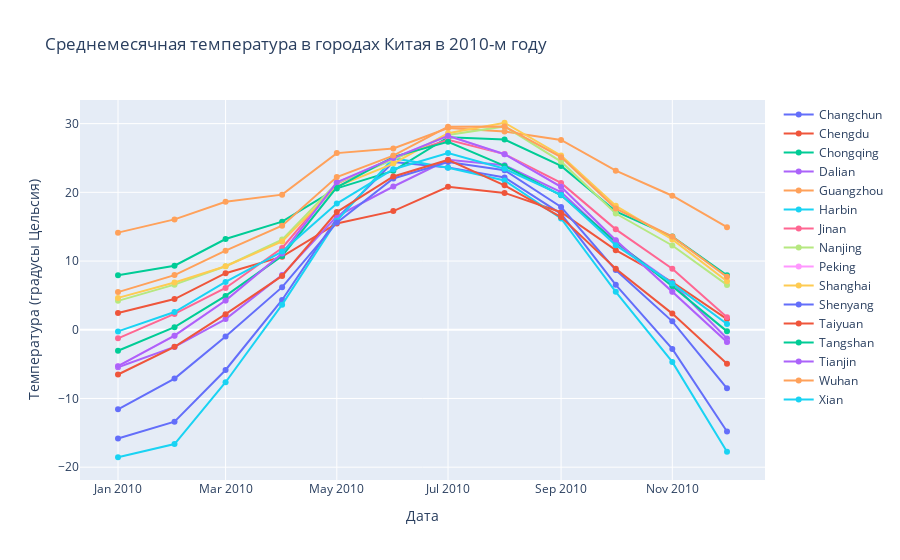

Notebook code cell kept with this figure:
### Markdown cell above
1. Отфильтруйте наблюдения: страна — Китай (China), а дата содержит 2010-й год. Для второй проверки используйте метод `.str.contains()` (применяйте его к колонке для фильтрации, в качестве аргумента передаем интересующую нас подстроку). Сохраните отфильтрованный датасет в переменную `temp_2010_china` (2 балла)
2. Создайте пустой список `traces`. (1 балл)
3. Запустите цикл по уникальным городам датафрема `temp_2010_china` (используйте `.unique()`). Используйте `city` в качестве переменной, изменяемой в цикле. (1 балл)
4. На каждом шаге цикла отфильтруйте из `temp_2010_china` только те наблюдения, которые принадлежат интересующему нас городу `city`. Сохраните в переменную `temp_filtered`. (2 балла)
5. На каждом шаге цикла в переменную `trace` сохраните объект для построения линейного графика: на шкале `x` должны быть даты, на шкале `y` — среднемесячная температура. Параметры `text` и `name` должны отображать название города из переменной `city`. (2 балла)
6. На каждом шаге цикла добавьте в список `traces` данные для построения графика, которые вы собрали в шаге 5. (1 балл)
7. Вне цикла в переменную `layout` сохраните объект, которые задаст заголовок графика (Среднемесячная температура в городах Китая в 2010-м году) и подписи для шкал x (Дата) и y (Температура (градусы Цельсия). (2 балла)
8. Вне цкила создайте объект `Figure` с нужными данными и оформлением и сохраните в переменную `fig`. Отобразите график с помощью `fig.show()` (1 балл)

### Code cell
temp_2010_china = temp[temp['date'].str.contains('2010') & (temp['country'] == 'China')]
traces = []
for city in temp_2010_china['city'].unique():
    temp_filtered = temp_2010_china[temp_2010_china['city'] == city]
    trace = go.Scatter(x = temp_filtered['date'], 
                       y = temp_filtered['avg_temp_c'],
                       text=city,
                       name=city)
    traces.append(trace)
    
layout = go.Layout(title='Среднемесячная температура в городах Китая в 2010-м году', 
                   xaxis={'title':'Дата'},
                   yaxis={'title':'Температура (градусы Цельсия)'})

fig = go.Figure(data=traces, layout=layout)
fig.show()

### Figure 1 — Plotly figure (JSON) as saved in the notebook; plotly's stock layout.template omitted (floating-point values rounded to 4 significant figures)
{"data": [{"name": "Changchun", "text": "Changchun", "type": "scatter", "x": ["2010-01-01", "2010-02-01", "2010-03-01", "2010-04-01", "2010-05-01", "2010-06-01", "2010-07-01", "2010-08-01", "2010-09-01", "2010-10-01", "2010-11-01", "2010-12-01"], "y": [-15.83, -13.38, -5.852, 4.335, 16.21, 24.42, 23.63, 22.17, 16.87, 6.539, -2.795, -14.81]}, {"name": "Chengdu", "text": "Chengdu", "type": "scatter", "x": ["2010-01-01", "2010-02-01", "2010-03-01", "2010-04-01", "2010-05-01", "2010-06-01", "2010-07-01", "2010-08-01", "2010-09-01", "2010-10-01", "2010-11-01", "2010-12-01"], "y": [2.434, 4.473, 8.233, 10.64, 15.48, 17.27, 20.8, 19.92, 17.1, 11.58, 6.951, 1.55]}, {"name": "Chongqing", "text": "Chongqing", "type": "scatter", "x": ["2010-01-01", "2010-02-01", "2010-03-01", "2010-04-01", "2010-05-01", "2010-06-01", "2010-07-01", "2010-08-01", "2010-09-01", "2010-10-01", "2010-11-01", "2010-12-01"], "y": [7.921, 9.317, 13.21, 15.73, 20.57, 23.13, 28.02, 27.68, 23.85, 17.23, 13.56, 7.941]}, {"name": "Dalian", "text": "Dalian", "type": "scatter", "x": ["2010-01-01", "2010-02-01", "2010-03-01", "2010-04-01", "2010-05-01", "2010-06-01", "2010-07-01", "2010-08-01", "2010-09-01", "2010-10-01", "2010-11-01", "2010-12-01"], "y": [-5.459, -2.497, 1.549, 7.957, 16.52, 20.85, 24.74, 23.93, 20.04, 12.61, 6.808, -1.263]}, {"name": "Guangzhou", "text": "Guangzhou", "type": "scatter", "x": ["2010-01-01", "2010-02-01", "2010-03-01", "2010-04-01", "2010-05-01", "2010-06-01", "2010-07-01", "2010-08-01", "2010-09-01", "2010-10-01", "2010-11-01", "2010-12-01"], "y": [14.14, 16.06, 18.63, 19.66, 25.71, 26.38, 29.36, 28.85, 27.63, 23.16, 19.5, 14.92]}, {"name": "Harbin", "text": "Harbin", "type": "scatter", "x": ["2010-01-01", "2010-02-01", "2010-03-01", "2010-04-01", "2010-05-01", "2010-06-01", "2010-07-01", "2010-08-01", "2010-09-01", "2010-10-01", "2010-11-01", "2010-12-01"], "y": [-18.55, -16.63, -7.641, 3.657, 15.86, 24.98, 23.57, 21.72, 16.19, 5.517, -4.684, -17.76]}, {"name": "Jinan", "text": "Jinan", "type": "scatter", "x": ["2010-01-01", "2010-02-01", "2010-03-01", "2010-04-01", "2010-05-01", "2010-06-01", "2010-07-01", "2010-08-01", "2010-09-01", "2010-10-01", "2010-11-01", "2010-12-01"], "y": [-1.253, 2.306, 6.078, 11.9, 21.25, 24.99, 27.66, 25.56, 21.38, 14.61, 8.875, 1.834]}, {"name": "Nanjing", "text": "Nanjing", "type": "scatter", "x": ["2010-01-01", "2010-02-01", "2010-03-01", "2010-04-01", "2010-05-01", "2010-06-01", "2010-07-01", "2010-08-01", "2010-09-01", "2010-10-01", "2010-11-01", "2010-12-01"], "y": [4.206, 6.567, 9.244, 13.12, 21.34, 24.72, 28.34, 29.6, 24.46, 16.92, 12.27, 6.528]}, {"name": "Peking", "text": "Peking", "type": "scatter", "x": ["2010-01-01", "2010-02-01", "2010-03-01", "2010-04-01", "2010-05-01", "2010-06-01", "2010-07-01", "2010-08-01", "2010-09-01", "2010-10-01", "2010-11-01", "2010-12-01"], "y": [-5.305, -0.855, 4.25, 11.1, 21.46, 24.99, 28.24, 25.54, 20.8, 13.03, 5.526, -1.778]}, {"name": "Shanghai", "text": "Shanghai", "type": "scatter", "x": ["2010-01-01", "2010-02-01", "2010-03-01", "2010-04-01", "2010-05-01", "2010-06-01", "2010-07-01", "2010-08-01", "2010-09-01", "2010-10-01", "2010-11-01", "2010-12-01"], "y": [4.635, 6.886, 9.237, 12.86, 20.83, 24.18, 28.61, 30.13, 25.36, 18.03, 13.15, 7.067]}, {"name": "Shenyang", "text": "Shenyang", "type": "scatter", "x": ["2010-01-01", "2010-02-01", "2010-03-01", "2010-04-01", "2010-05-01", "2010-06-01", "2010-07-01", "2010-08-01", "2010-09-01", "2010-10-01", "2010-11-01", "2010-12-01"], "y": [-11.58, -7.111, -0.993, 6.202, 15.6, 22.02, 24.42, 23.23, 17.86, 8.687, 1.222, -8.517]}, {"name": "Taiyuan", "text": "Taiyuan", "type": "scatter", "x": ["2010-01-01", "2010-02-01", "2010-03-01", "2010-04-01", "2010-05-01", "2010-06-01", "2010-07-01", "2010-08-01", "2010-09-01", "2010-10-01", "2010-11-01", "2010-12-01"], "y": [-6.514, -2.48, 2.274, 7.835, 17.13, 22.31, 24.72, 21.02, 16.39, 8.887, 2.351, -4.952]}, {"name": "Tangshan", "text": "Tangshan", "type": "scatter", "x": ["2010-01-01", "2010-02-01", "2010-03-01", "2010-04-01", "2010-05-01", "2010-06-01", "2010-07-01", "2010-08-01", "2010-09-01", "2010-10-01", "2010-11-01", "2010-12-01"], "y": [-3.06, 0.379, 4.922, 10.75, 20.73, 25.16, 27.35, 23.85, 19.56, 12.82, 6.337, -0.233]}, {"name": "Tianjin", "text": "Tianjin", "type": "scatter", "x": ["2010-01-01", "2010-02-01", "2010-03-01", "2010-04-01", "2010-05-01", "2010-06-01", "2010-07-01", "2010-08-01", "2010-09-01", "2010-10-01", "2010-11-01", "2010-12-01"], "y": [-5.305, -0.855, 4.25, 11.1, 21.46, 24.99, 28.24, 25.54, 20.8, 13.03, 5.526, -1.778]}, {"name": "Wuhan", "text": "Wuhan", "type": "scatter", "x": ["2010-01-01", "2010-02-01", "2010-03-01", "2010-04-01", "2010-05-01", "2010-06-01", "2010-07-01", "2010-08-01", "2010-09-01", "2010-10-01", "2010-11-01", "2010-12-01"], "y": [5.478, 7.957, 11.52, 15.14, 22.23, 25.35, 29.56, 29.58, 25.12, 17.63, 13.56, 7.699]}, {"name": "Xian", "text": "Xian", "type": "scatter", "x": ["2010-01-01", "2010-02-01", "2010-03-01", "2010-04-01", "2010-05-01", "2010-06-01", "2010-07-01", "2010-08-01", "2010-09-01", "2010-10-01", "2010-11-01", "2010-12-01"], "y": [-0.237, 2.581, 6.969, 11.38, 18.36, 23.36, 25.72, 23.43, 19.63, 12.29, 6.742, 0.845]}], "layout": {"autosize": true, "title": {"text": "Среднемесячная температура в городах Китая в 2010-м году"}, "xaxis": {"autorange": true, "range": ["2009-12-11 15:47:48.0786", "2010-12-21 08:12:11.9214"], "title": {"text": "Дата"}, "type": "date"}, "yaxis": {"autorange": true, "range": [-22.12, 33.69], "title": {"text": "Температура (градусы Цельсия)"}, "type": "linear"}}}
